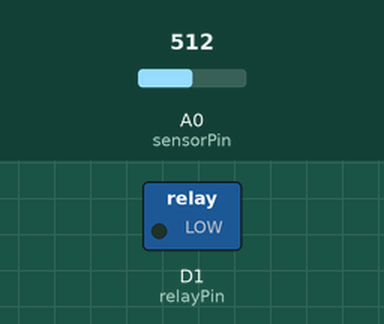
Simulated run of this sketch. Board: ESP8266 (NodeMCU). Shown: switched loads named in the sketch (green lamp = pin HIGH). Inputs (shaded band) come from the test bench; at power-on: A0 (sensorPin) = 512. What the sketch prints to the serial monitor is not drawn.

Above: at 1.3 s.
1.4 s: A0 (sensorPin) set to 973
2.9 s: A0 (sensorPin) set to 999
At 3.4 s:
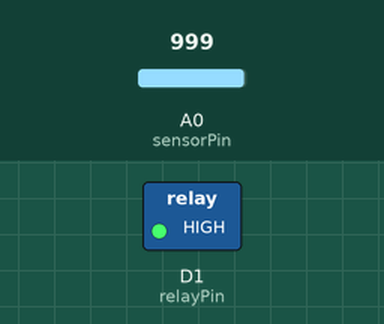
4.5 s: A0 (sensorPin) set to 900
At 5.7 s:
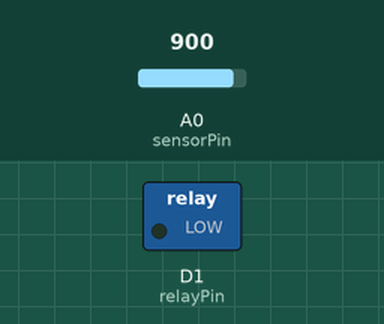
6.0 s: A0 (sensorPin) set to 1023
At 6.9 s:
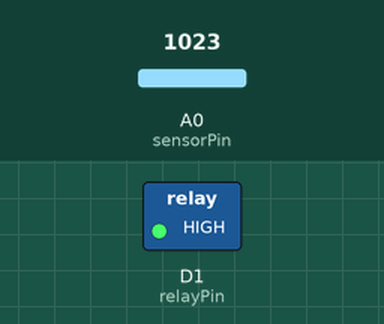
Timing chart, 0 to 8.5 s (numbered marks = the images above; inputs shaded):
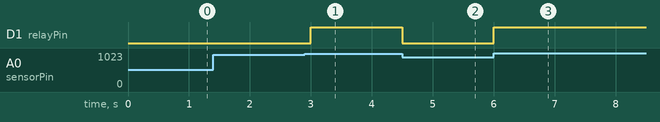

Measured:
- the behaviour switches between 984 and 985 on A0 (sensorPin) (found by bisection; images 0 and 1)
- after the input at 1.4 s, every drawn part: stays the same
- after the input at 2.9 s, D1 (relayPin): LOW → HIGH after 0.10 s
- after the input at 4.5 s, D1 (relayPin): HIGH → LOW at once
- after the input at 6.0 s, D1 (relayPin): LOW → HIGH at once

The sketch:

waterSensor.ino
```cpp
#include <ESP8266WiFi.h>
#define sensorPin A0
#define relayPin D1  // Pin connected to the relay module


void setup() {
  Serial.begin(9600);
  pinMode(relayPin, OUTPUT); // Set relay pin as an output
}

void loop() {
  int moistureLevel = readSensor(); // Read moisture level from the sensor
  Serial.print("Analog output: ");
  Serial.println(moistureLevel);

  if (moistureLevel < 10) {  // Adjust the threshold value based on your sensor readings
    // If moisture level is below the threshold, turn on the water pump
    digitalWrite(relayPin, HIGH);
    Serial.print("Pumping Water");
  } else {
    // If moisture level is above the threshold, turn off the water pump
    digitalWrite(relayPin, LOW);
  }

  delay(500);
}

int readSensor() {
  int sensorValue = analogRead(sensorPin);  // Read the analog value from the sensor
  int outputValue = map(sensorValue, 0, 1023, 255, 0); // map the 10-bit data to 8-bit data
  return outputValue; // Return analog moisture value
}
```
